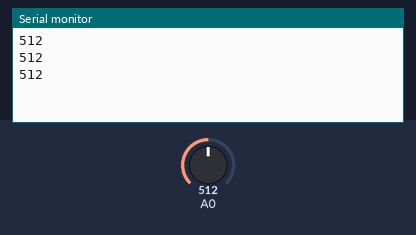
A sketch run on a simulated Arduino Zero (SAMD21). Shown: the last lines printed to the serial monitor. The inputs (shaded band) are chosen by the test bench; at power-on: A0 = 512.

Above: at 1.3 s.
1.4 s: A0 set to 716
At 1.9 s:
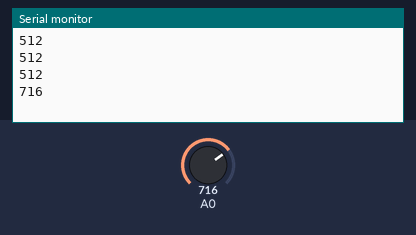
2.9 s: A0 set to 900
At 3.4 s:
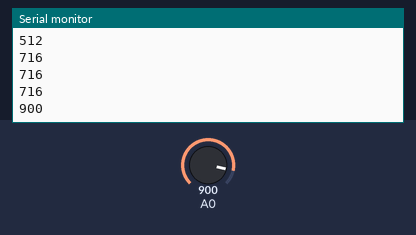
Timing chart, 0 to 5.9 s (numbered marks = the images above; inputs shaded):
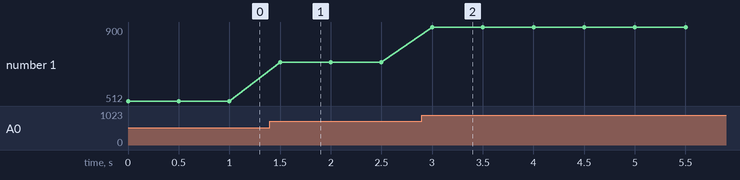

Measured:
- after the input at 1.4 s, the serial monitor: prints a new line after 0.10 s (image 1)
- after the input at 2.9 s, the serial monitor: prints a new line after 0.10 s (image 2)
- plotted number 1: 512 → 716 after the input at 1.4 s, 716 → 900 after the input at 2.9 s

The sketch:

ep6-6.ino
```cpp
void setup() {
  Serial.begin(9600);
  analogWriteResolution(12);
  //10 = 1023, 11=2047, 12=4095, 13=8191, 14=16383, 15=32767, 16=65535
  //default is 12 bit

}

void loop() {
  int a = 0;
  a = analogRead(A0);

  // int b = 0;
  // b = map(a,0,4095,0,10000);

  Serial.println(a);
  delay(500);

}
  //Serial Plotter
```
